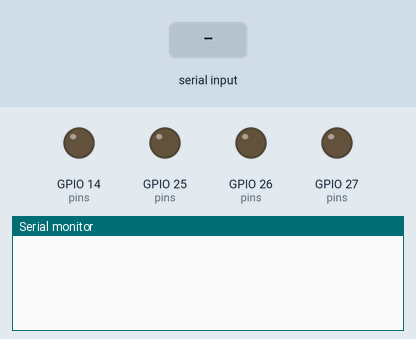
The sketch below on a simulated ESP32. On the bench: output pins drawn as LEDs (lit = HIGH), the last lines printed to the serial monitor. The test bench sets the inputs (shaded band).

Above: at 1.2 s.
1.3 s: "ID\n" received over Serial
At 2.0 s:
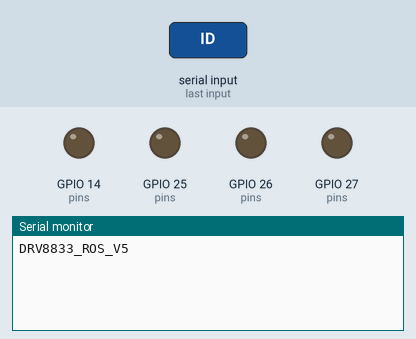
2.8 s: "L\n" received over Serial
At 3.2 s:
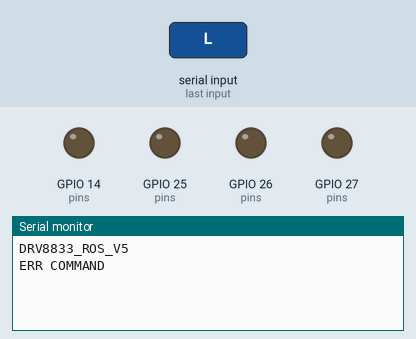
4.3 s: "S\n" received over Serial
At 5.5 s:
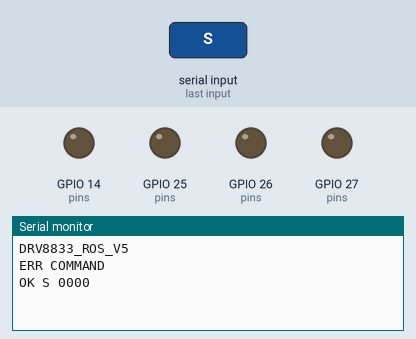

The sketch:

drv8833_ros.ino
```cpp
#include <Arduino.h>
#include <string.h>

// STBY se habilita externamente. 00 en cada puente deja el motor libre.
constexpr uint8_t pins[] = {25, 26, 27, 14};
constexpr uint32_t watchdogMs = 250;
constexpr uint32_t directionPauseMs = 100;
constexpr uint32_t pwmHz = 1000;
constexpr uint8_t pwmBits = 8;
constexpr uint8_t motorDuty = 255;
constexpr uint8_t leftForwardDuty = 242;
bool pwmReady = true;

bool armed = false;
uint32_t lastContact = 0;
uint32_t stoppedAt = 0;
char requested = 'S';
char active = 'S';
char buffer[16];
size_t length = 0;
bool overflow = false;

void stopOutputs(uint32_t now) {
  for (uint8_t pin : pins) {
    if (!ledcWrite(pin, 0)) {
      ledcDetach(pin);
      digitalWrite(pin, LOW);
      pinMode(pin, OUTPUT);
      pwmReady = false;
    }
  }
  if (active != 'S') stoppedAt = now;
  active = 'S';
}

void disarm(uint32_t now) {
  stopOutputs(now);
  armed = false;
  requested = 'S';
}

void expire(uint32_t now) {
  if (armed && now - lastContact >= watchdogMs) {
    disarm(now);
  }
}

void updateMotion(uint32_t now) {
  expire(now);
  if (armed && requested != active) {
    if (active != 'S') {
      stopOutputs(now);
    } else if (now - stoppedAt >= directionPauseMs) {
      const bool left = requested == 'L' || requested == 'Q';
      const uint8_t leftDuty = requested == 'F' ? leftForwardDuty : motorDuty;
      if (!pwmReady || !ledcWrite(pins[left ? 1 : 0], leftDuty) ||
          !ledcWrite(pins[requested == 'R' ? 3 : 2], motorDuty)) {
        pwmReady = false;
        disarm(now);
        return;
      }
      active = requested;
    }
  }
}

bool isDirection(char value) {
  return value == 'F' || value == 'L' || value == 'R' || value == 'Q';
}

void handle(uint32_t now) {
  expire(now);
  buffer[length] = '\0';
  if (!overflow && strcmp(buffer, "ID") == 0) {
    disarm(now);
    Serial.println(pwmReady ? "DRV8833_ROS_V5" : "ERR PWM");
    return;
  }
  if (!overflow && length == 1 && buffer[0] == 'S') {
    disarm(now);
  } else if (pwmReady && !overflow && length == 2 && buffer[0] == 'C' &&
             isDirection(buffer[1]) && !armed) {
    armed = true;
    requested = buffer[1];
    lastContact = now;
  } else if (pwmReady && !overflow && length == 1 && isDirection(buffer[0]) && armed) {
    requested = buffer[0];
    lastContact = now;
  } else {
    disarm(now);
    Serial.println("ERR COMMAND");
    return;
  }
  updateMotion(now);
  if (!pwmReady) {
    Serial.println("ERR PWM");
    return;
  }
  const char* outputs = "0000";
  if (active == 'F') outputs = "1010";
  else if (active == 'L' || active == 'Q') outputs = "0110";
  else if (active == 'R') outputs = "1001";
  Serial.printf("OK %s %s\n", buffer, outputs);
}

void setup() {
  for (uint8_t pin : pins) {
    digitalWrite(pin, LOW);
    pinMode(pin, OUTPUT);
    if (!ledcAttach(pin, pwmHz, pwmBits)) pwmReady = false;
  }
  disarm(millis());
  Serial.begin(115200);
}

void loop() {
  for (int count = 0; count < 32 && Serial.available(); ++count) {
    const int byte = Serial.read();
    if (byte == '\n') {
      handle(millis());
      length = 0;
      overflow = false;
    } else if (byte != '\r') {
      if (length < sizeof(buffer) - 1) buffer[length++] = byte;
      else overflow = true;
    }
  }
  updateMotion(millis());
  delay(1);
}
```

Measured:
- after the input at 1.3 s, the serial monitor: prints a new line at once (image 1)
- after the input at 2.8 s, the serial monitor: prints a new line at once (image 2)
- after the input at 4.3 s, the serial monitor: prints a new line at once (image 3)
